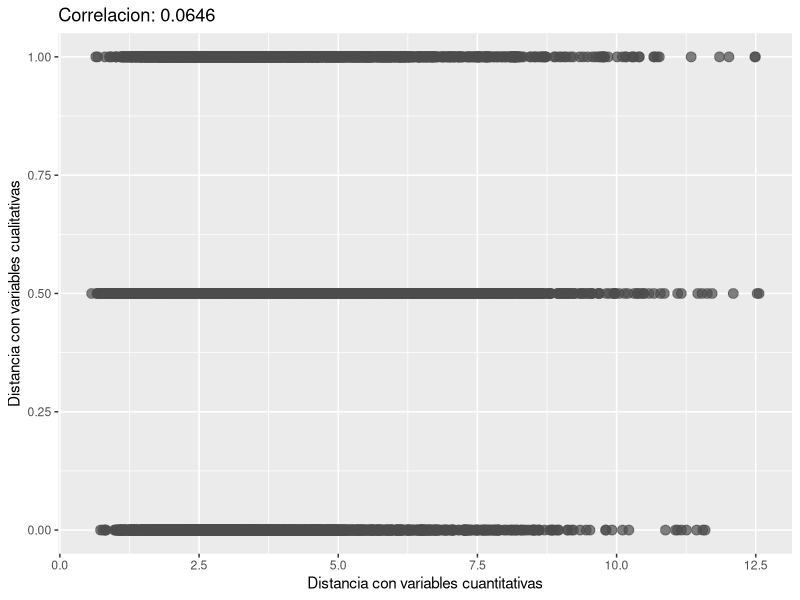
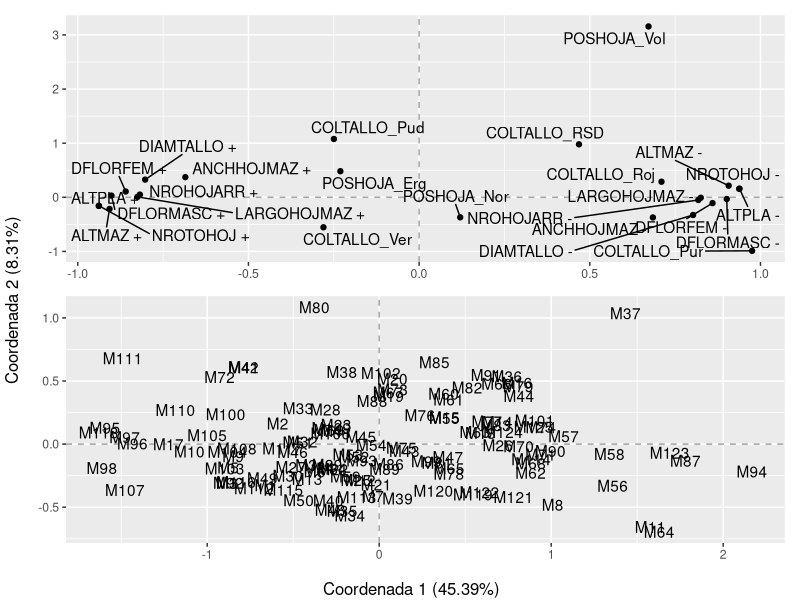
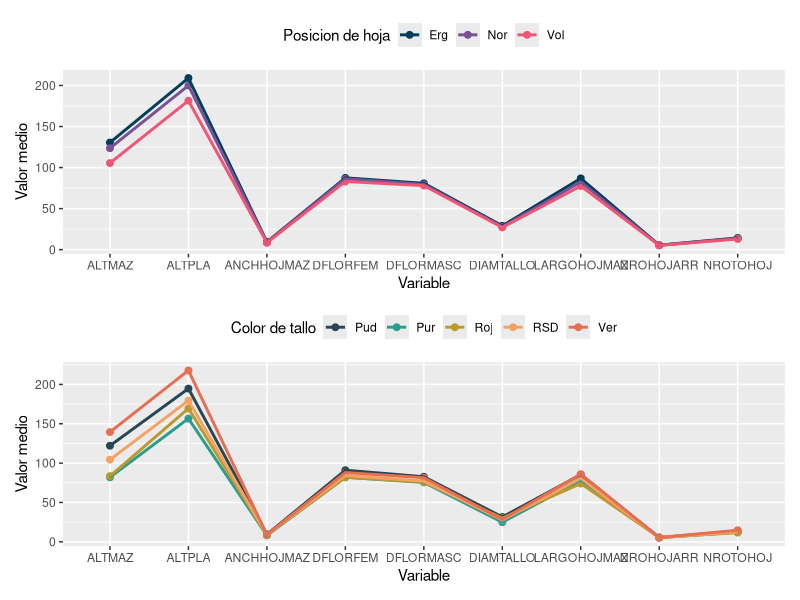

These charts were generated, in order, by the following R code:
## ---- chunk 1
knitr::opts_chunk$set(
  echo = FALSE, message = FALSE, warning = FALSE, fig.align = "center",
  fig.pos = "H", out.extra = "", fig.height = 3.5, fig.width = 5
)
colores <- c("#003f5c", "#7a5195", "#ef5675", "#ffa600")
## ---- chunk 2
library(cluster)
library(dplyr)
library(FactoMineR)
library(ggplot2)
library(ggrepel)
library(patchwork)
## ---- chunk 3
datos <- read.csv2(
  here::here("data", "raw", "PANOJA.csv"), 
  row.names = 1, 
  na.strings = " "
)

datos_c <- datos[1:9]
datos_q <- datos[10:11] 
## ---- chunk 4
distancia_c <- dist(scale(datos_c), diag = TRUE)
datos_q_fct <- as.data.frame(unclass(datos_q), stringsAsFactors = TRUE)
distancia_q <- daisy(datos_q_fct, metric = "gower")
## ---- chunk 5
concordancia_df <- data.frame(
  x = as.vector(distancia_c),
  y = as.vector(distancia_q)
)

corr <- cor(distancia_c, distancia_q) 

ggplot(concordancia_df) + 
  geom_point(aes(x, y), size = 3, alpha = 0.7, color = "grey30") + 
  labs(
      x = "Distancia con variables cuantitativas",
      y = "Distancia con variables cualitativas",
      title = sprintf("Correlacion: %s", round(corr, 4))
  )
## ---- chunk 6
discretizacion_escofier <- function(df) {
  cols <- names(df)[sapply(df, is.numeric)]
  mm <- matrix(NA, nrow = nrow(df), ncol = length(cols) * 2)
  for (i in seq(cols)) {
    x_j <- scale(df[cols[i]])
    mm[, i * 2 - 1] <- (1 - x_j) / 2
    mm[, i * 2] <- (1 + x_j) / 2
  }
  mm <- as.data.frame(mm)
  colnames(mm) <- paste(rep(cols, each = 2), c("-", "+"))
  rownames(mm) <- rownames(df)
  mm
}

tabla_disyuntiva <- function(df) {
  # Contribucion numericas
  df_num <- discretizacion_escofier(datos)
  # Contribucion categoricas
  df_cuali <- df[sapply(df, function(x) is.character(x) | is.factor(x))]
  df_cuali <- fastDummies::dummy_columns(df_cuali, remove_selected_columns = TRUE)
  cbind(df_num, df_cuali)
}
tabla <- tabla_disyuntiva(datos)
## ---- chunk 7
acs <- CA(tabla, graph = FALSE)
## ---- chunk 8
vars <- as.data.frame(acs$col$coord[, 1:2])
vars$label <- rownames(vars)

inds <- as.data.frame(acs$row$coord[, 1:2])
inds$label <- rownames(inds)
## ---- chunk 9
p1 <- ggplot(vars) + 
  geom_vline(xintercept = 0, linetype = "dashed", color = "gray30", alpha = 0.5) + 
  geom_hline(yintercept = 0, linetype = "dashed", color = "gray30", alpha = 0.5) +
  geom_point(aes(`Dim 1`, `Dim 2`)) + 
  geom_text_repel(aes(`Dim 1`, `Dim 2`, label = label), max.overlaps = 100) + 
  theme(axis.title = element_blank())

p2 <- ggplot(inds) +
  geom_vline(xintercept = 0, linetype = "dashed", color = "gray30", alpha = 0.5) + 
  geom_hline(yintercept = 0, linetype = "dashed", color = "gray30", alpha = 0.5) +
  geom_text(aes(`Dim 1`, `Dim 2`, label = label)) +
  theme(axis.title = element_blank())

result <- p1 / p2
gt <- patchwork::patchworkGrob(result)
gridExtra::grid.arrange(
  gt, 
  left = "Coordenada 2 (8.31%)" ,
  bottom = "Coordenada 1 (45.39%)"
)
## ---- chunk 10
df_hoja <- datos %>%
  group_by(POSHOJA) %>%
  summarise(across(where(is.numeric), mean)) %>%
  tidyr::pivot_longer(cols = where(is.numeric))

p1 <- ggplot(df_hoja) +
  geom_point(aes(name, value, group = POSHOJA, color = POSHOJA), size=2) + 
  geom_line(aes(name, value, group = POSHOJA, color = POSHOJA), size=1) + 
  scale_color_manual(values = colores[1:3], name = "Posicion de hoja") + 
  labs(
    x = "Variable",
    y = "Valor medio"
  ) + 
  theme(
    legend.position = "top"
  )

df_tallo <- datos %>%
  group_by(COLTALLO) %>%
  summarise(across(where(is.numeric), mean)) %>%
  tidyr::pivot_longer(cols = where(is.numeric))

p2 <- ggplot(df_tallo) +
  geom_point(aes(name, value, group = COLTALLO, color = COLTALLO), size=2) + 
  geom_line(aes(name, value, group = COLTALLO, color = COLTALLO), size=1) + 
  scale_color_manual(
    values = c("#264653", "#2A9D8F", "#BC982F", "#F4A261", "#E76F51"), 
    name = "Color de tallo"
  ) + 
  labs(
    x = "Variable",
    y = "Valor medio"
  ) + 
  theme(
    legend.position = "top"
  )

p1 / p2
## ---- chunk 11
